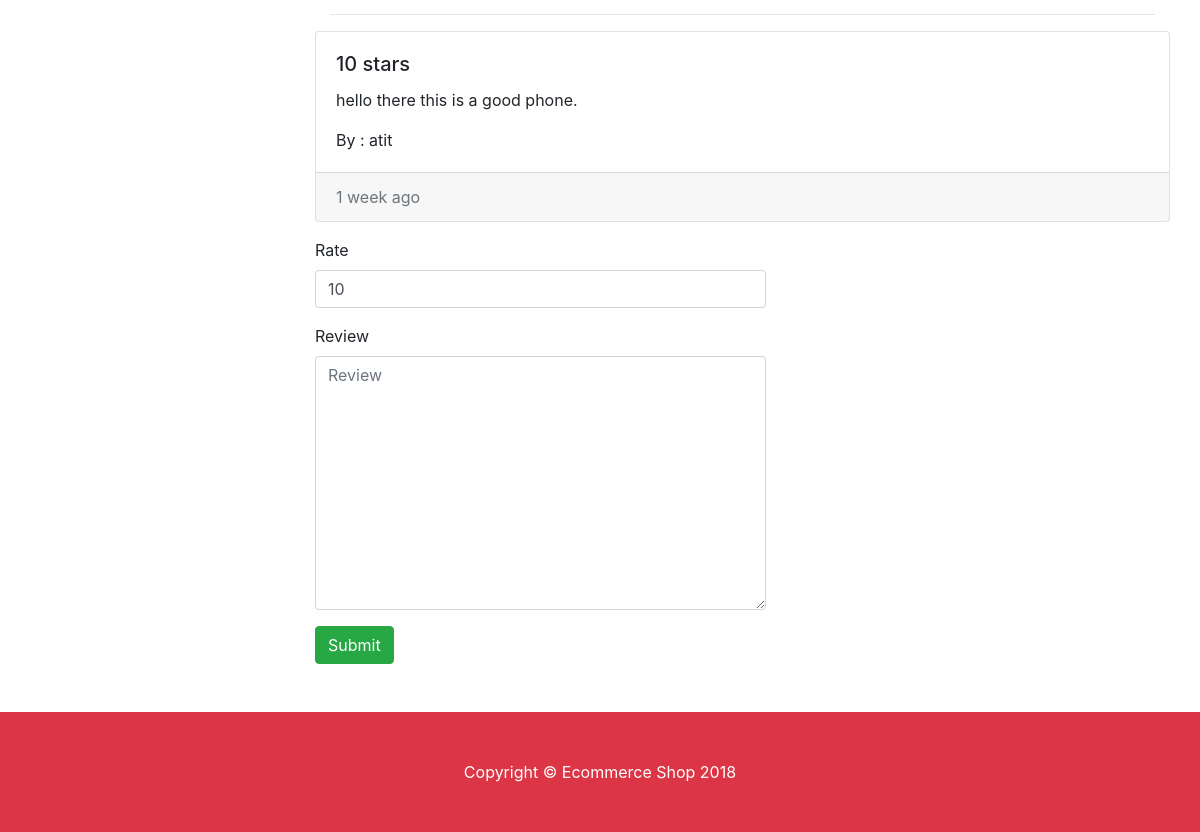
/redminote6/ (lower part), run on an earlier commit of the app's database.
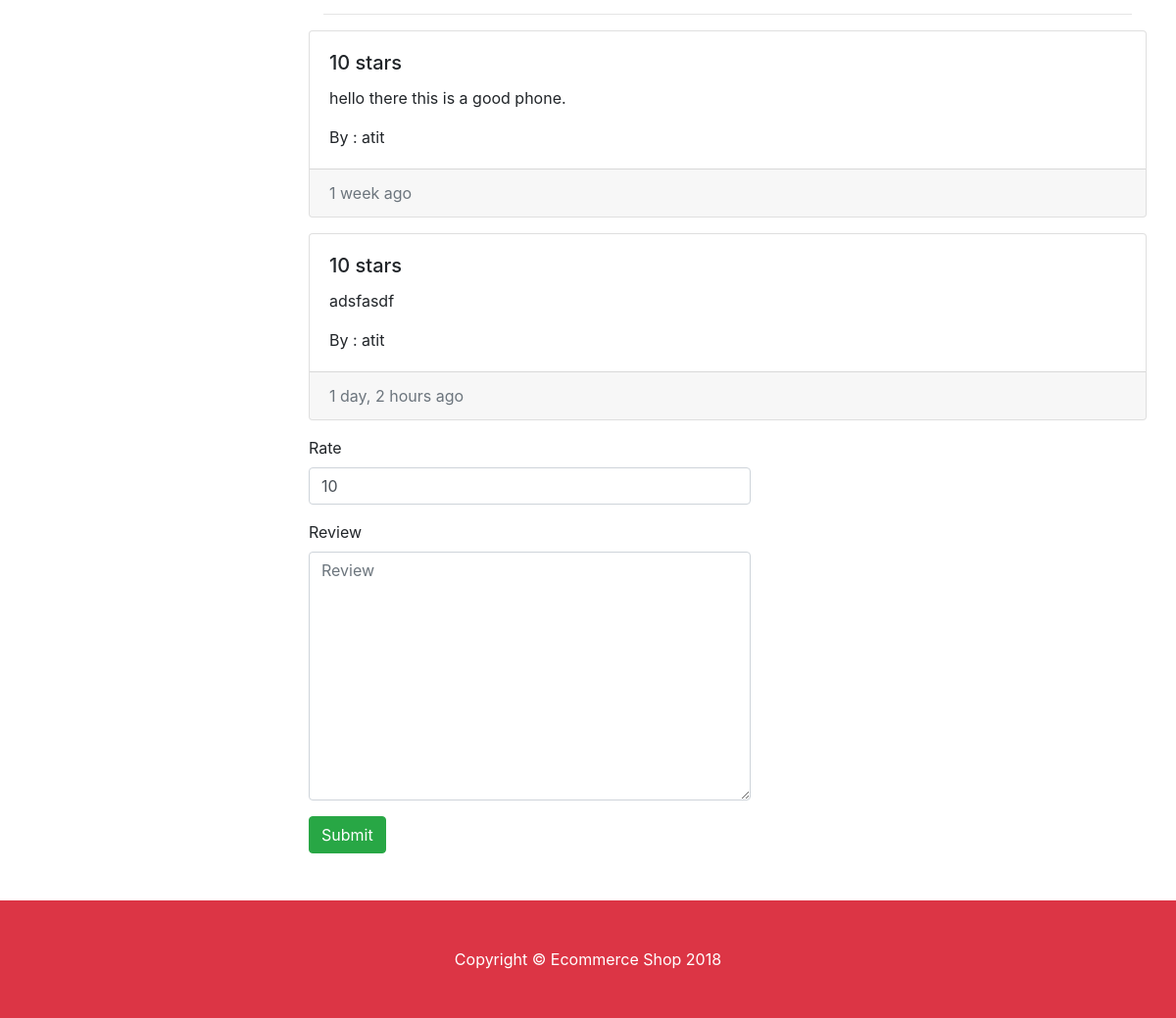
And on a later commit of the database.
### eco/models.py (models this page shows, shortened)
class Review(models.Model):
    product=models.ForeignKey(Product,on_delete=models.CASCADE)
    user=models.ForeignKey(User,on_delete=models.CASCADE)
    rate=models.IntegerField(default=10,validators=[MaxValueValidator(10),MinValueValidator(1)])
    review=models.TextField(blank=True)
    created=models.DateTimeField(auto_now_add=True)
    active=models.BooleanField(default=True)

### eco/views.py (the view)
# urls.py: path('<slug>/', views.detail, name="detail"),
def detail(req, slug):
    product = Product.objects.get(active=True, slug=slug)
    if req.method == "POST":
        form = ReviewForm(req.POST)
        if form.is_valid():
            review = form.save(commit=False)
            review.product = product
            review.user = req.user
            review.save()
            messages.success(req, "Review saved")
        else:
            messages.error(req, "Invalid form")
    else:
        form = ReviewForm()
    categories = Category.objects.filter(active=True)
    context = {"product": product,
               "categories": categories,
               "form": form}
    return render(req, "eco/detail.html", context)

### eco/forms.py
class ReviewForm(forms.ModelForm):
    class Meta:
        fields=["rate","review"]
        model=models.Review

### eco/templates/eco/detail.html (shortened to what this page needs)
{% extends "eco/base.html" %}
{% load bootstrap4 %}
{% block content %}
    <hr>
    <div class="row">
        {% for item in product.review_set.all %}
            <div class="card mb-3 w-100">
                <div class="card-body">
                    <h5 class="card-title">{{ item.rate }} star{{ item.rate|pluralize }}</h5>
                    <p class="card-text">{{ item.review }}</p>
                    <p class="card-text">By : {{ item.user.username }}</p>
                </div>
                <div class="card-footer text-muted">
                    {{ item.created|timesince }} ago
                </div>
            </div>
        {% endfor %}
    </div>
    <div class="row mb-5">
        <form method="post">
            {% for field in form %}
                {% bootstrap_field field %}
            {% endfor %}
            <input type="submit" class="btn btn-success">
        </form>
    </div>
{% endblock %}

What changed in the data, as far as the page shows it:
added Review: rate "10", review "adsfasdf", user.username "atit", created "1 day, 2 hours"
